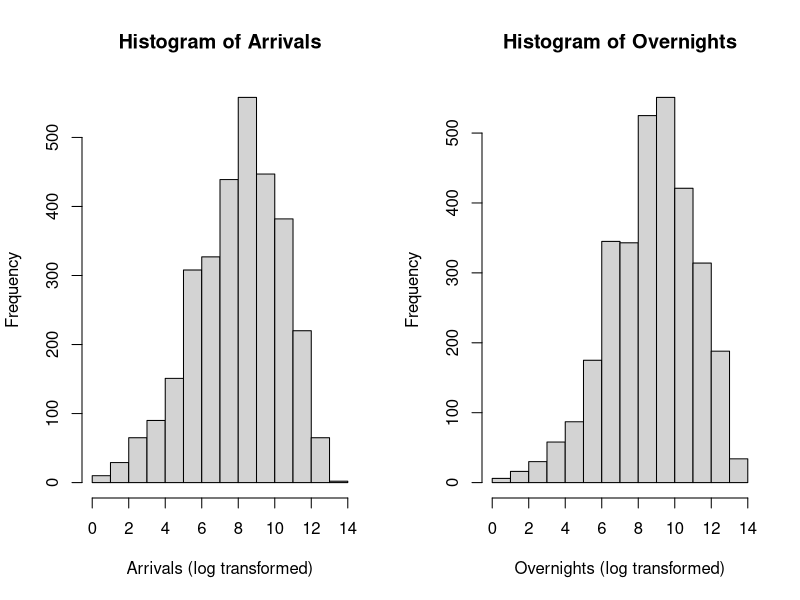

This chart was generated by the following R code:
## ---- chunk 1
knitr::opts_chunk$set(echo = TRUE)
## ---- chunk 2
## packages
library(readr)
#library(ggplot)
## ---- chunk 3
swiss_hotel_panel <- read_csv("data/processed/swiss_hotel_panel.csv")
## ---- chunk 4
head(swiss_hotel_panel)
## ---- chunk 5
summary(swiss_hotel_panel[, c("arrivals", "overnights")])
## ---- chunk 6
par(mfrow = c(1, 2))
hist(log(swiss_hotel_panel$arrivals), main = 'Histogram of Arrivals', xlab = 'Arrivals (log transformed)')
hist(log(swiss_hotel_panel$overnights), main = 'Histogram of Overnights', xlab = 'Overnights (log transformed)')
